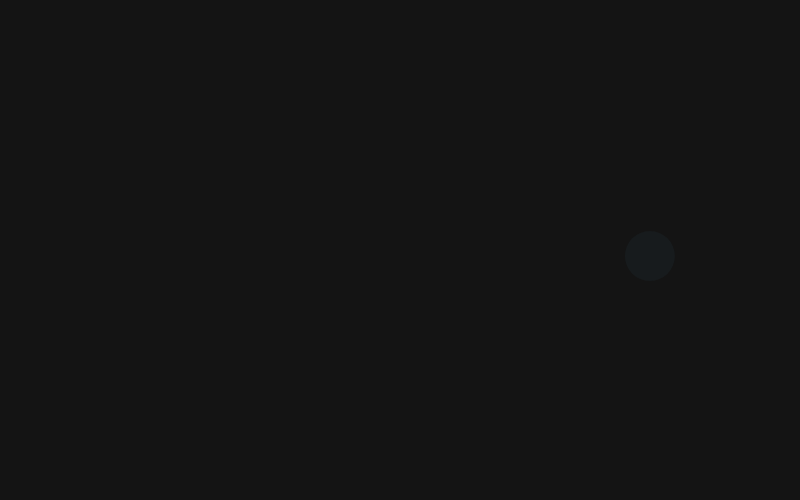
Frame 1 (no input)
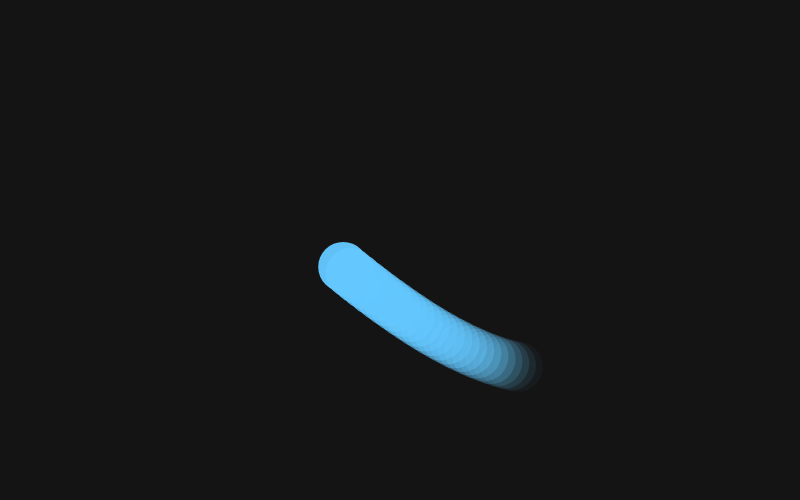
Frame 60 (no input)
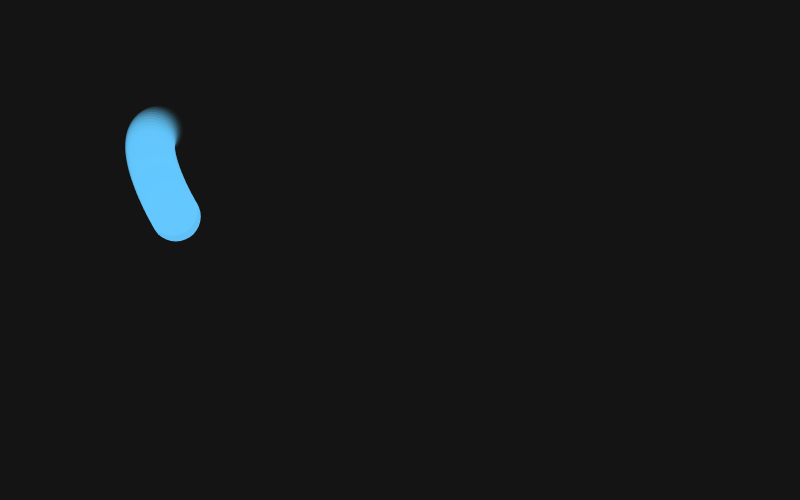
Frame 120 (the mouse pressed at the canvas centre since frame 60)

The p5.js sketch that drew these frames (run headless with seeded random() and noise() and a simulated clock; from frame 60 on, the mouse is pressed at the canvas centre):

// p5.js sketch
// ── sketch.js
let frames = []; 
function setup() { 
createCanvas(800, 500); 
} 
function draw() { 
background(20); 
let x = 400 + cos(frameCount * 0.03) * 250; 
let y = 250 + sin(frameCount * 0.05) * 120; 
frames.push({x, y}); 
if (frames.length > 25) { 
frames.shift();
} 
for (let i = 0; i < frames.length; i++) { 
let alpha = map(i, 0, frames.length, 10, 255); 
fill(100, 200, 255, alpha); 
noStroke(); 
circle(frames[i].x, 
frames[i].y, 
50); 
} 
} 
